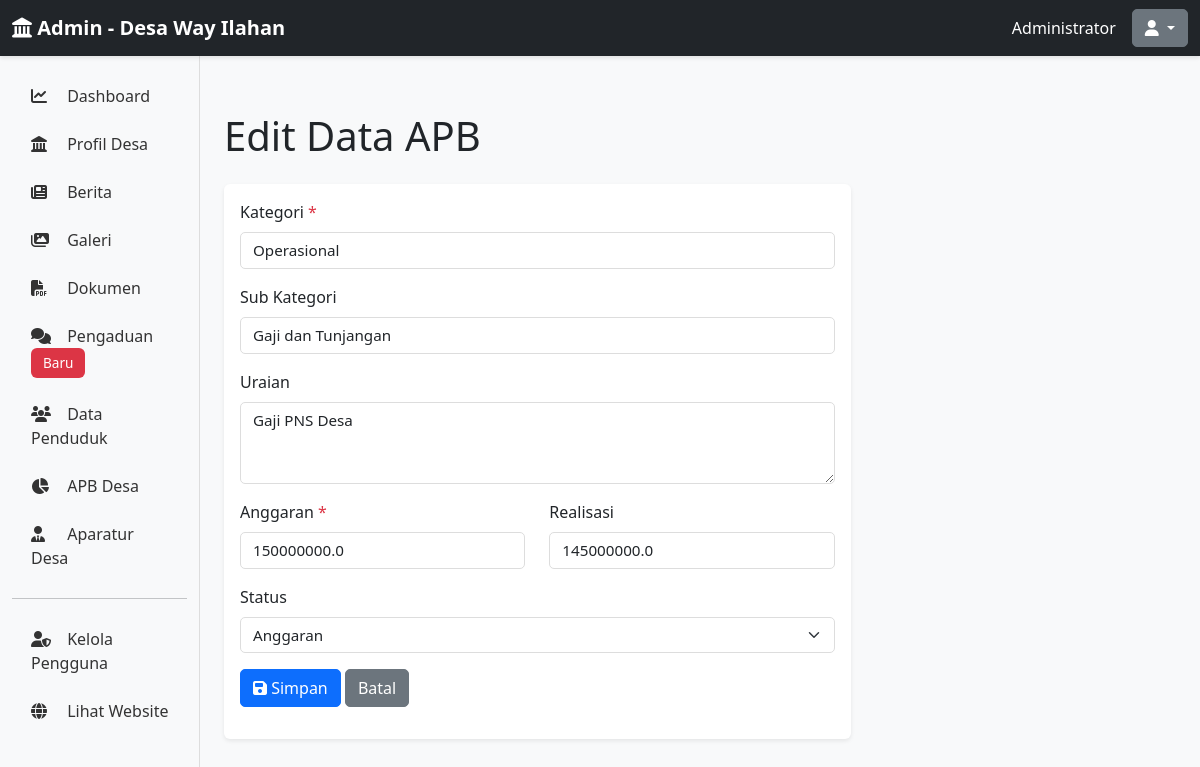
The app's page /admin/apb/1/edit (signed in) with its own data.
### app/models.py (models this page shows, shortened)
class Admin(UserMixin, db.Model):
    id = db.Column(db.Integer, primary_key=True)
    username = db.Column(db.String(80), unique=True, nullable=False, index=True)
    email = db.Column(db.String(120), unique=True, nullable=False, index=True)
    password_hash = db.Column(db.String(255), nullable=False)
    full_name = db.Column(db.String(120), nullable=False)
    is_active = db.Column(db.Boolean, default=True)
    created_at = db.Column(db.DateTime, default=datetime.utcnow)
    last_login = db.Column(db.DateTime)

class ApbDes(db.Model):
    id = db.Column(db.Integer, primary_key=True)
    tahun = db.Column(db.Integer, nullable=False)
    kategori = db.Column(db.String(100), nullable=False)
    sub_kategori = db.Column(db.String(100))
    uraian = db.Column(db.Text)
    anggaran = db.Column(db.Float, nullable=False)
    realisasi = db.Column(db.Float, default=0)
    status = db.Column(db.String(50), default='Anggaran')  # Anggaran, Realisasi
    tanggal_dibuat = db.Column(db.DateTime, default=datetime.utcnow)

### app/routes.py (the view, shortened to what this page needs)
@admin_bp.route('/apb/<int:id>/edit', methods=['GET', 'POST'])
@login_required
def edit_apb(id):
    apb = ApbDes.query.get_or_404(id)
    return render_template('admin/apb/form.html', apb=apb, action='Edit')

### app/templates/admin/apb/form.html (shortened to what this page needs)
{% extends "admin/base.html" %}
{% block content %}
<h1 class="mt-4 mb-4">{{ action }} Data APB</h1>
<div class="row">
    <div class="col-lg-8">
        <form method="POST">
            <div class="card">
                <div class="card-body">
                    <div class="mb-3">
                        <label for="kategori" class="form-label">Kategori <span class="text-danger">*</span></label>
                        <input type="text" class="form-control" id="kategori" name="kategori" value="{{ apb.kategori if apb else '' }}" required>
                    </div>
                    <div class="mb-3">
                        <label for="sub_kategori" class="form-label">Sub Kategori</label>
                        <input type="text" class="form-control" id="sub_kategori" name="sub_kategori" value="{{ apb.sub_kategori if apb else '' }}">
                    </div>
                    <div class="mb-3">
                        <label for="uraian" class="form-label">Uraian</label>
                        <textarea class="form-control" id="uraian" name="uraian" rows="3">{{ apb.uraian if apb else '' }}</textarea>
                    </div>
                    <div class="row">
                        <div class="col-md-6 mb-3">
                            <label for="anggaran" class="form-label">Anggaran <span class="text-danger">*</span></label>
                            <input type="number" class="form-control" id="anggaran" name="anggaran" value="{{ apb.anggaran if apb else '' }}" step="0.01" required>
                        </div>
                        <div class="col-md-6 mb-3">
                            <label for="realisasi" class="form-label">Realisasi</label>
                            <input type="number" class="form-control" id="realisasi" name="realisasi" value="{{ apb.realisasi if apb else '' }}" step="0.01">
                        </div>
                    </div>
                    <div class="mb-3">
                        <label for="status" class="form-label">Status</label>
                        <select class="form-select" id="status" name="status">
                            <option value="Anggaran" {% if apb and apb.status == 'Anggaran' %}selected{% endif %}>Anggaran</option>
                        </select>
                    </div>
                    <div class="mb-3">
                        <button type="submit" class="btn btn-primary">
                            <i class="fas fa-save"></i> Simpan
                        </button>
                        <a href="{{ url_for('admin.kelola_apb') }}" class="btn btn-secondary">Batal</a>
                    </div>
                </div>
            </div>
        </form>
    </div>
</div>
{% endblock %}

### app/templates/admin/base.html (shortened to what this page needs)
<!DOCTYPE html>
<html lang="id">
<head>
    <link href="https://cdn.jsdelivr.net/npm/bootstrap@5.3.0/dist/css/bootstrap.min.css" rel="stylesheet">
    <link rel="stylesheet" href="https://cdnjs.cloudflare.com/ajax/libs/font-awesome/6.4.0/css/all.min.css">
    <link rel="stylesheet" href="{{ url_for('static', filename='css/admin.css') }}">
</head>
<body>
    <nav class="navbar navbar-dark bg-dark sticky-top">
        <div class="container-fluid">
            <a class="navbar-brand" href="{{ url_for('admin.dashboard') }}">
                <i class="fas fa-landmark"></i> <strong>Admin - Desa Way Ilahan</strong>
            </a>
            <div class="d-flex align-items-center">
                <span class="text-white me-3">{{ current_user.full_name }}</span>
                <div class="dropdown">
                    <button class="btn btn-secondary dropdown-toggle" type="button" data-bs-toggle="dropdown">
                        <i class="fas fa-user"></i>
                    </button>
                </div>
            </div>
        </div>
    </nav>
    <div class="container-fluid">
        <div class="row">
            <nav class="col-md-2 d-md-block bg-light sidebar">
                <div class="position-sticky pt-3">
                    <ul class="nav flex-column">
                        <li class="nav-item">
                            <a class="nav-link" href="{{ url_for('admin.dashboard') }}">
                                <i class="fas fa-chart-line"></i> Dashboard
                            </a>
                        </li>
                        <li class="nav-item">
                            <a class="nav-link" href="{{ url_for('admin.edit_profil_desa') }}">
                                <i class="fas fa-landmark"></i> Profil Desa
                            </a>
                        </li>
                        <li class="nav-item">
                            <a class="nav-link" href="{{ url_for('admin.kelola_berita') }}">
                                <i class="fas fa-newspaper"></i> Berita
                            </a>
                        </li>
                        <li class="nav-item">
                            <a class="nav-link" href="{{ url_for('admin.kelola_galeri') }}">
                                <i class="fas fa-images"></i> Galeri
                            </a>
                        </li>
                        <li class="nav-item">
                            <a class="nav-link" href="{{ url_for('admin.kelola_dokumen') }}">
                                <i class="fas fa-file-pdf"></i> Dokumen
                            </a>
                        </li>
                        <li class="nav-item">
                            <a class="nav-link" href="{{ url_for('admin.kelola_pengaduan') }}">
                                <i class="fas fa-comments"></i> Pengaduan <span class="badge bg-danger">Baru</span>
                            </a>
                        </li>
                        <li class="nav-item">
                            <a class="nav-link" href="{{ url_for('admin.kelola_penduduk') }}">
                                <i class="fas fa-users"></i> Data Penduduk
                            </a>
                        </li>
                        <li class="nav-item">
                            <a class="nav-link" href="{{ url_for('admin.kelola_apb') }}">
                                <i class="fas fa-chart-pie"></i> APB Desa
                            </a>
                        </li>
                        <li class="nav-item">
                            <a class="nav-link" href="{{ url_for('admin.kelola_aparatur') }}">
                                <i class="fas fa-user-tie"></i> Aparatur Desa
                            </a>
                        </li>
                        <hr>
                        <li class="nav-item">
                            <a class="nav-link" href="{{ url_for('admin.kelola_pengguna') }}">
                                <i class="fas fa-user-shield"></i> Kelola Pengguna
                            </a>
                        </li>
                        <li class="nav-item">
                            <a class="nav-link" href="{{ url_for('public.index') }}">
                                <i class="fas fa-globe"></i> Lihat Website
                            </a>
                        </li>
                    </ul>
                </div>
            </nav>
            <main class="col-md-10 ms-sm-auto px-md-4">
                {% block content %}{% endblock %}
            </main>
        </div>
    </div>
</body>
</html>

### app/static/css/admin.css (style rules this page uses)
:root { --primary-color: #0d6efd; --sidebar-bg: #f8f9fa; --sidebar-border: #ddd; }
body { font-family: 'Segoe UI', Tahoma, Geneva, Verdana, sans-serif; background-color: #f8f9fa; }
.sidebar { height: calc(100vh - 56px); border-right: 1px solid var(--sidebar-border); overflow-y: auto; position: sticky; top: 56px; }
.sidebar .nav-link { color: #333; border-left: 3px solid transparent; transition: all 0.3s ease; padding: 0.75rem 1rem; }
.sidebar .nav-link i { width: 1.5rem; margin-right: 0.5rem; }
main { padding-top: 2rem; padding-bottom: 2rem; }
.navbar-dark { box-shadow: 0 2px 4px rgba(0, 0, 0, 0.1); }
.card { border: none; box-shadow: 0 2px 4px rgba(0, 0, 0, 0.08); margin-bottom: 1.5rem; transition: box-shadow 0.3s ease; }
.badge { padding: 0.5rem 0.75rem; font-size: 0.85rem; font-weight: 500; }
.btn { border-radius: 5px; font-weight: 500; transition: all 0.3s ease; }
.btn-primary { background-color: var(--primary-color); border-color: var(--primary-color); }
.form-control, .form-select { border-radius: 5px; border: 1px solid #ddd; font-size: 0.95rem; }
.form-label { font-weight: 500; margin-bottom: 0.5rem; }

### records on screen
Admin: full_name "Administrator"
ApbDes: kategori "Operasional", sub_kategori "Gaji dan Tunjangan", uraian "Gaji PNS Desa", anggaran "150000000.0", realisasi "145000000.0"

### other values on screen
{{ action }} "Edit"
